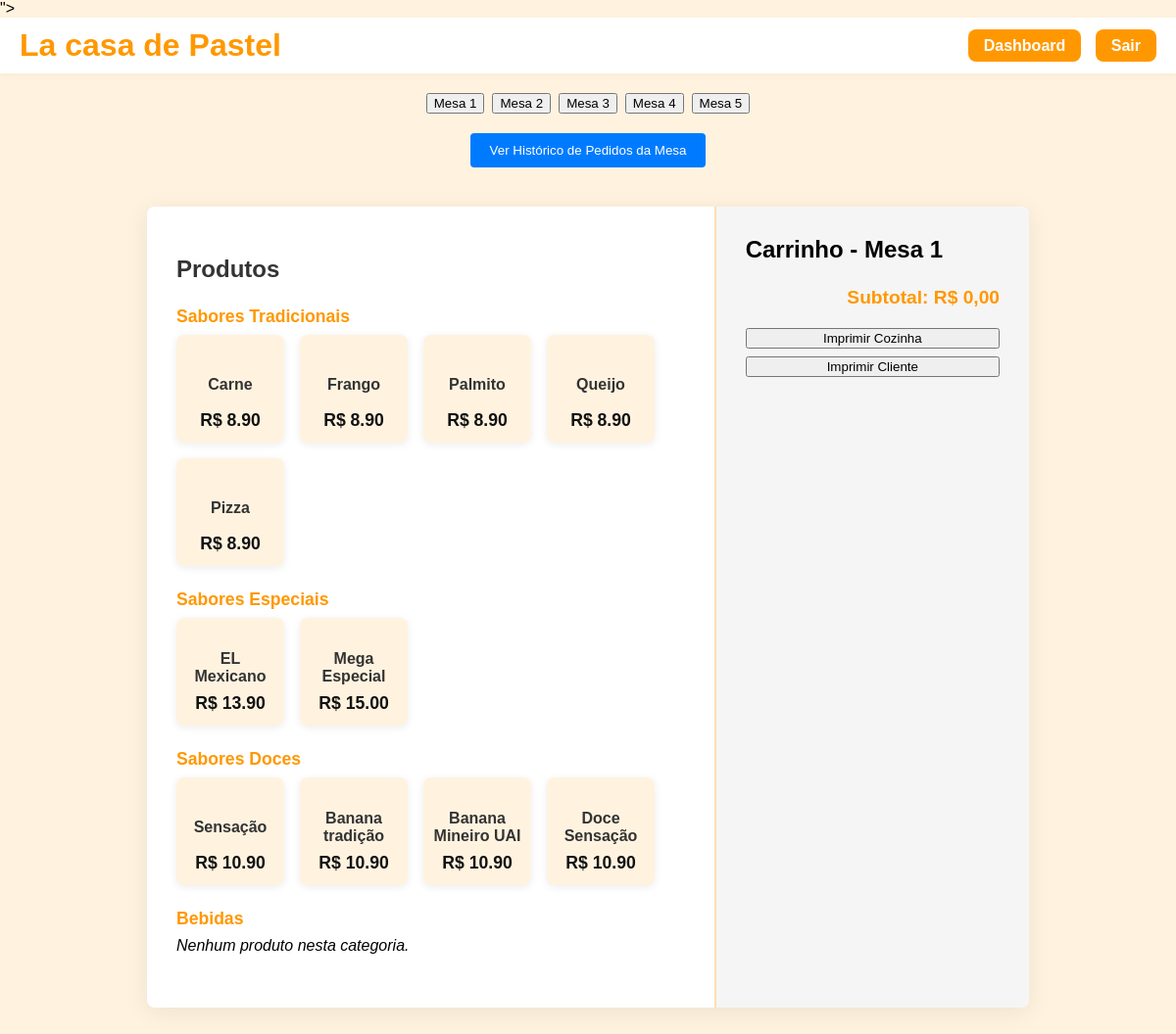
The app's page / (signed in) with its own data.
### pos/models.py (models this page shows, shortened)
class Product(models.Model):
    name = models.CharField(max_length=100)
    price = models.DecimalField(max_digits=6, decimal_places=2)
    category = models.CharField(max_length=50) # e.g., 'tradicional', 'especial', 'acompanhamento'

### pos/views.py (the view)
# urls.py: path('', views.index, name='pos-index'),
@login_required # Protect the POS page
def index(request):
    categories = [
        ('tradicional', 'Sabores Tradicionais'),
        ('acompanhamento', 'Acompanhamentos'),
        ('especial', 'Sabores Especiais'),
        ('doce', 'Sabores Doces'),
        ('bebida', 'Bebidas'),
    ]
    products_by_category = {
        key: Product.objects.filter(category=key)
        for key, _ in categories
    }
    return render(request, 'pos/index.html', {
        'products_by_category': products_by_category,
        'categories': categories,
    })

### pos/templatetags/dict_extras.py (called while the page is built)
@register.filter
def get_item(dictionary, key):
    return dictionary.get(key)

### pos/templates/pos/index.html (shortened to what this page needs)
{% load static %}
{% load dict_extras %}
<!DOCTYPE html>
<html>
<head>
    <link rel="stylesheet" href="{% static 'pos/style.css' %}">
</head>
<body>
    <header style="display: flex; justify-content: space-between; align-items: center; padding: 10px 20px; background: #fff; box-shadow: 0 2px 8px rgba(0,0,0,0.04);">
        <h1 style="color:#ff9800; margin: 0;">La casa de Pastel</h1>
        <div>
            <a href="{% url 'dashboard' %}" class="header-btn">Dashboard</a>
            <a href="{% url 'logout' %}" class="header-btn">Sair</a>
        </div>
    </header>
    <div id="table-tabs" style="display: flex; gap: 8px; margin-bottom: 20px; justify-content:center; margin-top: 20px;">
    </div>
    <div style="text-align: center; margin-bottom: 20px;">
        <button id="view-history-btn" style="padding: 10px 20px; background-color: #007bff; color: white; border: none; border-radius: 4px; cursor: pointer;">Ver Histórico de Pedidos da Mesa</button>
    </div>
    <div class="container">
        <div class="products">
            <h2 style="color:#333;margin-bottom:16px;">Produtos</h2>
            {% for key, label in categories %}
                <h3 {% if key == 'acompanhamento' %}id="acompanhamento-category-title" style="display: none;"{% endif %}>{{ label }}</h3>
                <div class="product-grid" {% if key == 'acompanhamento' %}id="acompanhamento-category" style="display: none;"{% endif %}>
                    {% for product in products_by_category|get_item:key %}
                        <button class="product-btn" onclick="addToCart('{{ product.id }}', '{{ product.name }}', '{{ product.price }}', '{{ product.category }}')">
                            <span class="product-name">{{ product.name }}</span>
                            <span class="product-price">R$ {{ product.price }}</span>
                        </button>
                    {% empty %}
                        <span><em>Nenhum produto nesta categoria.</em></span>
                    {% endfor %}
                </div>
            {% endfor %}
        </div>
        <div class="cart">
            <h2>Carrinho - Mesa <span id="current-table-num"></span></h2>
            <div class="subtotal" id="subtotal">Subtotal: R$ 0,00</div>
            <button id="kitchen-btn" style="width:100%;margin-top:20px;">Imprimir Cozinha</button>
            <button id="client-btn" style="width:100%;margin-top:8px;">Imprimir Cliente</button>
        </div>
    </div>
</body>
</html>

### pos/static/pos/style.css (style rules this page uses)
:root { --primary-color: #ff9800; --secondary-color: #fff3e0; --cart-bg: #f5f5f5; --border-radius: 8px; --transition-speed: 0.3s; }
body { font-family: Arial, sans-serif; background: var(--secondary-color); margin: 0; padding: 0; }
.container { display: flex; margin: 40px auto; max-width: 900px; box-shadow: 0 4px 24px rgba(0,0,0,0.08); border-radius: var(--border-radius); overflow: hidden; background: #fff; }
.products, .cart { padding: 30px; }
.products { flex: 2; }
.product-grid { display: flex; flex-wrap: wrap; gap: 16px; margin-bottom: 24px; }
.product-btn { width: 110px; height: 110px; background: var(--secondary-color); border-radius: var(--border-radius); display: flex; flex-direction: column; align-items: center; justify-content: center; box-shadow: 0 2px 8px rgba(0,0,0,0.08); transition: background var(--transition-speed), box-shadow var(--transition-speed), transform var(--transition-speed); text-align: center; border: none; font-size: 1em; font-weight: bold; cursor: pointer; color: #333; margin: 0; position: relative; padding: 12px 8px; }
.product-name { margin-bottom: 8px; font-size: 1em; font-weight: bold; }
.product-price { color: #111; font-size: 1.1em; position: absolute; bottom: 12px; left: 0; width: 100%; text-align: center; font-weight: bold; }
.cart { flex: 1; border-left: 2px solid #ffe0b2; background: var(--cart-bg); border-radius: 0 var(--border-radius) var(--border-radius) 0; }
.cart h2 { margin-top: 0; }
.subtotal { font-weight: bold; margin-top: 24px; font-size: 1.2em; color: var(--primary-color); text-align: right; transition: color var(--transition-speed); }
.products h3 { margin-top: 24px; margin-bottom: 8px; color: #ff9800; font-size: 1.1em; font-weight: bold; }
h1 { color: #ff9800; margin-bottom: 24px; }
.header-btn { background: var(--primary-color); color: #fff; padding: 8px 16px; border-radius: var(--border-radius); text-decoration: none; font-weight: bold; transition: background var(--transition-speed); margin-left: 10px; }

### records on screen
Product: name "Carne", price "8.90"
Product: name "Frango", price "8.90"
Product: name "Palmito", price "8.90"
Product: name "Queijo", price "8.90"
Product: name "Pizza", price "8.90"
Product: name "EL Mexicano", price "13.90"
Product: name "Mega Especial", price "15.00"
Product: name "Sensação", price "10.90"
Product: name "Banana tradição", price "10.90"
Product: name "Banana Mineiro UAI", price "10.90"
Product: name "Doce Sensação", price "10.90"

### other values on screen
{{ label }} "Sabores Tradicionais" "Sabores Especiais" "Sabores Doces" "Bebidas"
